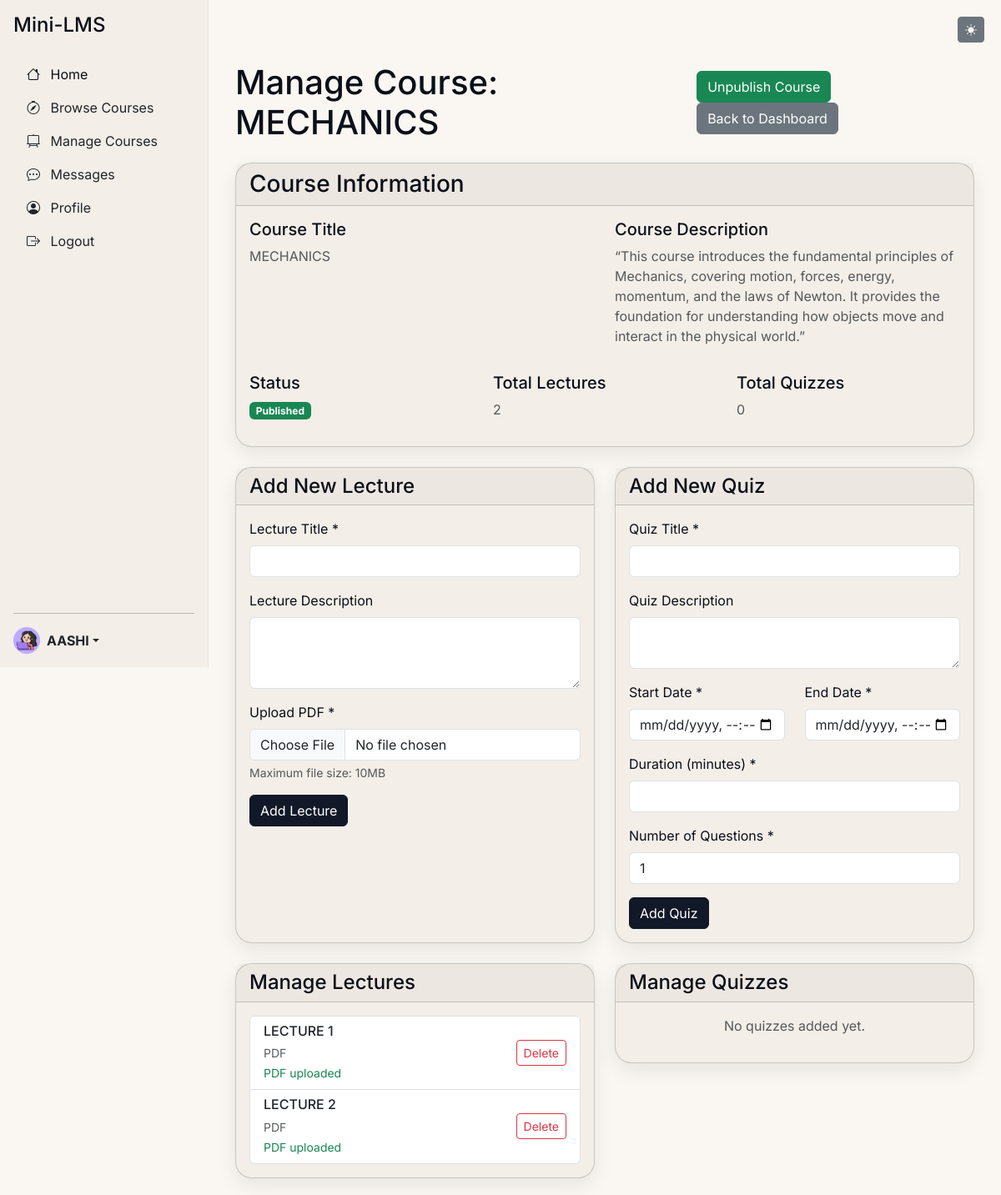
Page /courses/instructor/4/manage/ (signed in) on the committed database.
### users/models.py (models this page shows, shortened)
class User(AbstractUser):
    ROLE_CHOICES = (
        ('INSTRUCTOR', 'Instructor'),
        ('STUDENT', 'Student'),
    )
    role = models.CharField(max_length=10, choices=ROLE_CHOICES, default='STUDENT')
    profile_photo = models.ImageField(upload_to='profile_photos/', null=True, blank=True)
    bio = models.TextField(max_length=500, blank=True)
    created_at = models.DateTimeField(auto_now_add=True)

### courses/models.py (models this page shows, shortened)
class Course(models.Model):
    title = models.CharField(max_length=200)
    description = models.TextField()
    instructor = models.ForeignKey(User, on_delete=models.CASCADE, related_name='courses')
    created_at = models.DateTimeField(auto_now_add=True)
    is_published = models.BooleanField(default=False)

### lectures/models.py (models this page shows, shortened)
class Lecture(models.Model):
    LECTURE_TYPES = (
        ('QUIZ', 'Quiz'),
        ('VIDEO', 'Video'),
        ('PDF', 'PDF'),
    )
    course = models.ForeignKey(Course, on_delete=models.CASCADE, related_name='lectures')
    title = models.CharField(max_length=200)
    type = models.CharField(max_length=10, choices=LECTURE_TYPES)
    order_index = models.PositiveIntegerField()
    class Meta:
        ordering = ['order_index']
        unique_together = ('course', 'order_index')

### courses/views.py (the view, shortened to what this page needs)
# urls.py: path('instructor/<int:pk>/manage/', views.course_manage_view, name='instructor_course_manage'),
def course_manage_view(request, pk):
    course = get_object_or_404(Course, pk=pk, instructor=request.user)
    if request.user.role != 'INSTRUCTOR':
        messages.warning(request, "You do not have permission to manage this course.")
        return redirect('/auth/login')
    lectures = Lecture.objects.filter(course=course).order_by('order_index')
    quizzes = QuizLecture.objects.filter(lecture__course=course).order_by('lecture__order_index')
    context = {
        'course': course,
        'lectures': lectures,
        'quizzes': quizzes,
    }
    return render(request, 'courses/instructor/course_manage.html', context)

### templates/courses/instructor/course_manage.html (shortened to what this page needs)
{% extends 'base.html' %}
{% load crispy_forms_tags %}
{% block content %}
<div class="container-fluid">
    <div class="d-flex justify-content-between align-items-center mb-4">
        <h1 class="mb-0">Manage Course: {{ course.title }}</h1>
        <div>
            <button class="btn btn-success me-2" onclick="togglePublishStatus()">
                {% if course.is_published %}Unpublish Course{% else %}Publish Course{% endif %}
            </button>
            <a href="{% url 'instructor_dashboard' %}" class="btn btn-secondary">Back to Dashboard</a>
        </div>
    </div>
    <div class="card mb-4">
        <div class="card-header">
            <h3 class="card-title mb-0">Course Information</h3>
        </div>
        <div class="card-body">
            <div class="row">
                <div class="col-md-6">
                    <h5>Course Title</h5>
                    <p class="text-muted">{{ course.title }}</p>
                </div>
                <div class="col-md-6">
                    <h5>Course Description</h5>
                    <p class="text-muted">{{ course.description|default:"No description provided" }}</p>
                </div>
            </div>
            <div class="row mt-3">
                <div class="col-md-4">
                    <h5>Status</h5>
                    <span class="badge {% if course.is_published %}bg-success{% else %}bg-warning{% endif %}">
                        {% if course.is_published %}Published{% else %}Draft{% endif %}
                    </span>
                </div>
                <div class="col-md-4">
                    <h5>Total Lectures</h5>
                    <p class="text-muted">{{ lectures.count }}</p>
                </div>
                <div class="col-md-4">
                    <h5>Total Quizzes</h5>
                    <p class="text-muted">{{ quizzes.count }}</p>
                </div>
            </div>
        </div>
    </div>
    <div class="row mb-4">
        <div class="col-md-6">
            <div class="card h-100">
                <div class="card-header">
                    <h4 class="card-title mb-0">Add New Lecture</h4>
                </div>
                <div class="card-body">
                    <form method="post" enctype="multipart/form-data" id="add-lecture-form">
                        <div class="mb-3">
                            <label for="lecture_title" class="form-label">Lecture Title *</label>
                            <input type="text" class="form-control" id="lecture_title" name="lecture_title" required>
                        </div>
                        <div class="mb-3">
                            <label for="lecture_description" class="form-label">Lecture Description</label>
                            <textarea class="form-control" id="lecture_description" name="lecture_description" rows="3"></textarea>
                        </div>
                        <div class="mb-3">
                            <label for="lecture_file" class="form-label">Upload PDF *</label>
                            <input type="file" class="form-control" id="lecture_file" name="lecture_file" accept=".pdf" required>
                            <div class="form-text">Maximum file size: 10MB</div>
                        </div>
                        <button type="submit" name="action" value="add_lecture" class="btn btn-primary">
                             Add Lecture
            </button>
        </form>
                </div>
            </div>
    </div>
        <div class="col-md-6">
            <div class="card h-100">
                <div class="card-header">
                    <h4 class="card-title mb-0">Add New Quiz</h4>
                </div>
                <div class="card-body">
                    <form method="post" enctype="multipart/form-data" id="add-quiz-form">
                        <div class="mb-3">
                            <label for="quiz_title" class="form-label">Quiz Title *</label>
                            <input type="text" class="form-control" id="quiz_title" name="quiz_title" required>
                        </div>
                        <div class="mb-3">
                            <label for="quiz_description" class="form-label">Quiz Description</label>
                            <textarea class="form-control" id="quiz_description" name="quiz_description" rows="2"></textarea>
                        </div>
                        <div class="row">
                            <div class="col-md-6">
                                <div class="mb-3">
                                    <label for="quiz_start_date" class="form-label">Start Date *</label>
                                    <input type="datetime-local" class="form-control" id="quiz_start_date" name="quiz_start_date" required>
                                </div>
                            </div>
                            <div class="col-md-6">
                                <div class="mb-3">
                                    <label for="quiz_end_date" class="form-label">End Date *</label>
                                    <input type="datetime-local" class="form-control" id="quiz_end_date" name="quiz_end_date" required>
                                </div>
                            </div>
                        </div>
                        <div class="mb-3">
                            <label for="quiz_duration" class="form-label">Duration (minutes) *</label>
                            <input type="number" class="form-control" id="quiz_duration" name="quiz_duration" min="5" max="180" required>
                        </div>
                        <div class="mb-3">
                            <label for="quiz_questions_count" class="form-label">Number of Questions *</label>
                            <input type="number" class="form-control" id="quiz_questions_count" name="quiz_questions_count" min="1" max="20" value="1" required>
                        </div>
                        <button type="submit" name="action" value="add_quiz" class="btn btn-primary">
                             Add Quiz
                        </button>
                    </form>
                </div>
            </div>
        </div>
            </div>
    <div class="row">
        <div class="col-md-6">
            <div class="card">
                <div class="card-header">
                    <h4 class="card-title mb-0">Manage Lectures</h4>
                </div>
                <div class="card-body">
                    {% if lectures %}
                        <div class="list-group">
                            {% for lecture in lectures %}
                                <div class="list-group-item d-flex justify-content-between align-items-center">
                                    <div>
                                        <h6 class="mb-1">{{ lecture.title }}</h6>
                                        <small class="text-muted">{{ lecture.get_type_display }}</small>
                                        {% if lecture.reading_lecture %}
                                            <br><small class="text-success">PDF uploaded</small>
                        {% endif %}
                                    </div>
                                    <div>
                                        <button class="btn btn-sm btn-outline-danger" onclick="deleteLecture({{ lecture.id }})">
                                             Delete
                                        </button>
                                    </div>
                    </div>
                {% endfor %}
                        </div>
                    {% else %}
                        <p class="text-muted text-center">No lectures added yet.</p>
                    {% endif %}
                </div>
            </div>
    </div>
        <div class="col-md-6">
            <div class="card">
                <div class="card-header">
                    <h4 class="card-title mb-0">Manage Quizzes</h4>
                </div>
                <div class="card-body">
                    {% if quizzes %}
                        <div class="list-group">
                            {% for quiz in quizzes %}
                                <div class="list-group-item d-flex justify-content-between align-items-center">
                <div>
                                        <h6 class="mb-1">{{ quiz.lecture.title }}</h6>
                                        <small class="text-muted">
                                            {{ quiz.questions.count }} questions |
                                            Duration: {{ quiz.duration }} min
                                        </small>
                                        <br>
                                        <small class="text-info">
                                            {{ quiz.start_date|date:"M d, Y H:i" }} - {{ quiz.end_date|date:"M d, Y H:i" }}
                                        </small>
                </div>
                <div>
                                        <a href="{% url 'quiz_submissions_list' quiz.lecture.id %}" class="btn btn-sm btn-outline-info me-1">
                                            <i class="fas fa-eye"></i> Submissions
                                        </a>
                                        <button class="btn btn-sm btn-outline-danger" onclick="deleteQuiz({{ quiz.lecture.id }})">
                                            <i class="fas fa-trash"></i> Delete
                                        </button>
                                    </div>
                </div>
            {% endfor %}
                        </div>
                    {% else %}
                        <p class="text-muted text-center">No quizzes added yet.</p>
                    {% endif %}
                </div>
            </div>
        </div>
    </div>
</div>
{% endblock %}

### templates/partials/sidebar.html (shortened to what this page needs)
<nav class="sidebar d-flex flex-column p-3 bg-light vh-100 position-fixed" style="width: 250px;">
    <h4 class="mb-4">Mini-LMS</h4>
    <ul class="nav nav-pills flex-column mb-auto">
        <li class="nav-item">
            {% if request.user.is_authenticated %}
                {% if request.user.role == 'STUDENT' %}
                    <a href="{% url 'student_dashboard' %}" class="nav-link {% if request.resolver_match.url_name == 'student_dashboard' %}active{% endif %}" aria-current="page">
                        <i class="bi bi-house me-2"></i> Home
                    </a>
                {% elif request.user.role == 'INSTRUCTOR' %}
                    <a href="{% url 'instructor_dashboard' %}" class="nav-link {% if request.resolver_match.url_name == 'instructor_dashboard' %}active{% endif %}" aria-current="page">
                        <i class="bi bi-house me-2"></i> Home
                    </a>
                {% else %}
                     <a href="{% url 'course-list-public' %}" class="nav-link {% if request.resolver_match.url_name == 'course-list-public' %}active{% endif %}" aria-current="page">
                        <i class="bi bi-house me-2"></i> Home
                    </a>
                {% endif %}
            {% else %}
                <a href="{% url 'course-list-public' %}" class="nav-link {% if request.resolver_match.url_name == 'course-list-public' %}active{% endif %}" aria-current="page">
                    <i class="bi bi-house me-2"></i> Home
                </a>
            {% endif %}
        </li>
        <li>
            <a href="{% url 'course-list-public' %}" class="nav-link link-dark {% if request.resolver_match.url_name == 'course-list-public' %}active{% endif %}">
                <i class="bi bi-compass me-2"></i> Browse Courses
            </a>
        </li>
        {% if request.user.is_authenticated %}
            {% if request.user.role == 'STUDENT' %}
                <li>
                    <a href="{% url 'student_dashboard' %}" class="nav-link link-dark {% if request.resolver_match.url_name == 'student_dashboard' %}active{% endif %}">
                        <i class="bi bi-book me-2"></i> My Courses
                    </a>
                </li>
            {% elif request.user.role == 'INSTRUCTOR' %}
                <li>
                    <a href="{% url 'instructor_dashboard' %}" class="nav-link link-dark {% if request.resolver_match.url_name == 'instructor_dashboard' %}active{% endif %}">
                        <i class="bi bi-easel2 me-2"></i> Manage Courses
                    </a>
                </li>
            {% endif %}
            <li>
                <a href="{% url 'messages_list' %}" class="nav-link link-dark {% if 'messages' in request.resolver_match.url_name %}active{% endif %}">
                    <i class="bi bi-chat-dots me-2"></i> Messages
                </a>
            </li>
            <li>
                <a href="{% url 'profile_view' %}" class="nav-link link-dark {% if 'profile' in request.resolver_match.url_name %}active{% endif %}">
                    <i class="bi bi-person-circle me-2"></i> Profile
                </a>
            </li>
            <li>
                <a href="{% url 'logout' %}" class="nav-link link-dark">
                    <i class="bi bi-box-arrow-right me-2"></i> Logout
                </a>
            </li>
        {% endif %}
    </ul>
    <hr>
    <div class="dropdown">
        <a href="#" class="d-flex align-items-center link-dark text-decoration-none dropdown-toggle" id="dropdownUser2" data-bs-toggle="dropdown" aria-expanded="false">
            {% if request.user.is_authenticated %}
                {% if request.user.profile_photo %}
                    <img src="{{ request.user.profile_photo.url }}" alt="{{ request.user.username }}" width="32" height="32" class="rounded-circle me-2" style="object-fit: cover;">
                {% else %}
                    <img src="https://www.gravatar.com/avatar/?d=mp" alt="{{ request.user.username }}" width="32" height="32" class="rounded-circle me-2">
                {% endif %}
                <strong>{{ request.user.username }}</strong>
            {% else %}
                <img src="https://www.gravatar.com/avatar/?d=mp" alt="Guest" width="32" height="32" class="rounded-circle me-2">
                <strong>Guest</strong>
            {% endif %}
        </a>
    </div>
</nav>

### rows in the picture
User: user.profile_photo (picture), user.username "AASHI"
Course: title "MECHANICS", description "“This course introduces the fundamental principles of Mechanics, covering motion, forces, energy, momentum, and the laws of Newton. It provides the foundation for understanding how objects move and interact in the physical world.”"
Lecture: title "LECTURE 1", type "PDF", shows "PDF uploaded"
Lecture: title "LECTURE 2", type "PDF", shows "PDF uploaded"

### other values in the picture
{{ lectures.count }} "2"
{{ quizzes.count }} "0"
